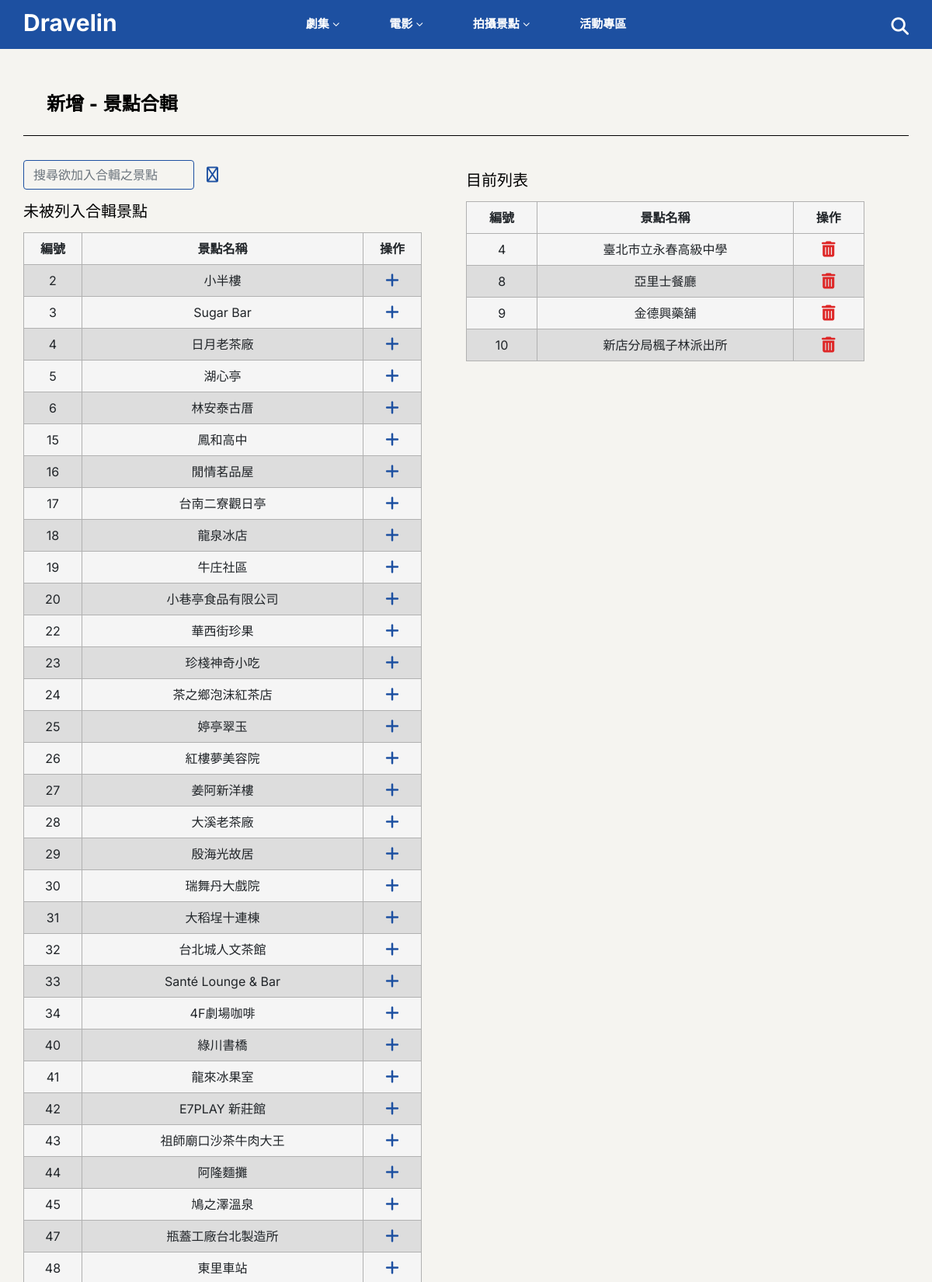
Page /collspot.php (upper part) on the committed database.
### tables this page shows
CREATE TABLE `spot` (
  `s_id` int NOT NULL,
  `s_name` varchar(20) NOT NULL,
  `s_intro` text NOT NULL,
  `s_info` varchar(300) NOT NULL,
  `s_pic` varchar(300) NOT NULL,
  `s_photo` varchar(300) NOT NULL,
  `s_add` varchar(300) NOT NULL,
  `lat_lon` text NOT NULL,
  `frame` varchar(500) NOT NULL
);

CREATE TABLE `hotspot` (
  `h_id` int NOT NULL,
  `s_id` int NOT NULL
);

### src/collspot.php (the view, shortened to what this page needs)
<!DOCTYPE html>
<html lang="zxx">
<head>
    <link rel="stylesheet" href="css/bootstrap.min.css" type="text/css">
    <link rel="stylesheet" href="css/font-awesome.min.css" type="text/css">
    <link rel="stylesheet" href="css/elegant-icons.css" type="text/css">
    <link rel="stylesheet" href="css/plyr.css" type="text/css">
    <link rel="stylesheet" href="css/nice-select.css" type="text/css">
    <link rel="stylesheet" href="css/owl.carousel.min.css" type="text/css">
    <link rel="stylesheet" href="css/slicknav.min.css" type="text/css">
    <link rel="stylesheet" href="css/style.css" type="text/css">
    <link rel="stylesheet" href="dec.css" type="text/css">
</head>
<body class="font_set">
    <header class="header">
        <div class="container">
            <div class="row">
                <div class="col-lg-2">
                    <div class="heading_logo">
                        <a href="./index.html">
                            Dravelin
                        </a>
                    </div>
                </div>
                <div class="col-lg-8">
                    <div class="header__nav">
                        <nav class="header__menu mobile-menu">
                            <ul>
                                <li><a href="#">劇集<span class="arrow_carrot-down"></span></a>
                                </li>
                                <li><a href="#">電影<span class="arrow_carrot-down"></span></a>
                                </li>
                                <li><a href="#">拍攝景點<span class="arrow_carrot-down"></span></a>
                                </li>
                                <li><a href="#">活動專區</a></li>
                            </ul>
                        </nav>
                    </div>
                </div>
                <div class="col-lg-2">
                    <div class="header__right">
                        <a href="#" class="search-switch"><i class="fa-solid fa-magnifying-glass fa-lg" style="color: #ffffff;"></i></a>
                    </div>
                </div>
            </div>
        </div>
    </header>
    <section class="product-page spad">
        <div class="container">
            <div>
                <div class="section_title line">
                    <h4>新增 - 景點合輯</h4>
                </div>
                <div style="display:grid;grid-template-columns:1fr 1fr">
                    <div>
                        <form class="form-inline my-2 my-lg-0" method="post">
                        <input class="form-control mr-sm-2 search" type="text" name="s_name" placeholder="搜尋欲加入合輯之景點" aria-label="Search"><br>
                        <input class="search-btn"  type="submit" name="Search" value="&#xf002;">
                        </form>
                            <?php
                            if (isset($_POST["Search"])) {
                                $link = @mysqli_connect('localhost', 'root', 'root', 'dravelin') or die("無法開啟資料庫連接");
                                $conditions = array();
                                if (!empty($_POST["s_name"])) {
                                    $s_name = "s_name LIKE '%" . mysqli_real_escape_string($link, $_POST["s_name"]) . "%'";
                                    $conditions[] = $s_name;
                                }
                                $sql = "SELECT s_id, s_name FROM spot";
                                if (!empty($conditions)) {
                                    $sql .= " WHERE " . implode(" AND ", $conditions);
                                }
                                $result = mysqli_query($link, $sql);
                                echo "<table class='hs-tb'>";
                                echo "<caption style='caption-side: top;color:#000;font-size:20px;'>搜尋結果</caption>";
                                echo "<tr><th>編號</th><th>景點名稱</th><th>操作</th></tr>";
                                while ($row = mysqli_fetch_assoc($result)) {
                                    echo "<tr>";
                                    echo "<td>{$row['s_id']}</td>";
                                    echo "<td>{$row['s_name']}</td>";
                                    echo "<td><a href='hotspot-add.php?s_id=" . $row['s_id'] . "'><i class='fa-solid fa-plus fa-lg' style='color: #1d50a1;'></i></a></td>";
                                    echo "</tr>";
                                }
                                echo "</table>";
                                mysqli_free_result($result);
                                mysqli_close($link);
                            }
                            else{
                                $link = @mysqli_connect('localhost', 'root', 'root', 'dravelin') or die("無法開啟資料庫連接");
                                $sql = "SELECT s_id, s_name FROM spot WHERE s_id NOT IN (SELECT s_id FROM hotspot) ORDER BY s_id;";
                                if ($result = mysqli_query($link, $sql)) {
                                    echo "<table>";
                                    echo "<caption style='caption-side: top;color:#000;font-size:20px;'>未被列入合輯景點</caption>";
                                    echo "<thead><tr><th>編號</th><th>景點名稱</th><th>操作</th></tr></thead>";
                                    echo "<tbody>";
                                    while ($row = mysqli_fetch_assoc($result)) {
                                        echo "<tr>";
                                        echo "<td>{$row['s_id']}</td>";
                                        echo "<td>{$row['s_name']}</td>";
                                        echo "<td><a href='hotspot-add.php?s_id=" . $row['s_id'] . "'><i class='fa-solid fa-plus fa-lg' style='color: #1d50a1;'></i></a></td>";
                                        echo "</tr>";
                                        }
                                        echo "</div>";
                                        }
                            }
                            ?>
                            </div>
                    <div>
                        <table>
                            <caption style="caption-side: top;color:#000;font-size:20px">目前列表</caption>
                                <tr>
                                    <th>編號</th>
                                    <th>景點名稱</th>
                                    <th>操作</th>
                                </tr>
                                <?php
                                    $link = @mysqli_connect('localhost', 'root', 'root', 'dravelin') or die("無法開啟資料庫連接");
                                    $sql = "SELECT hotspot.h_id, spot.s_id, spot.s_name FROM hotspot JOIN spot ON hotspot.s_id = spot.s_id ORDER BY hotspot.h_id;";
                                    if ($result = mysqli_query($link, $sql)) {
                                        while ($row = mysqli_fetch_assoc($result)) {
                                            echo "<tr>";
                                            echo "<td>{$row['h_id']}</td>";
                                            echo "<td>{$row['s_name']}</td>";
                                            echo "<td><a href='hotspot-del.php?h_id=" . $row['h_id'] . "'><i class='fa-solid fa-trash-can fa-lg' style='color: #de2626;'></i></a></td>";
                                            echo "</tr>";
                                        }
                                        echo "</div>";
                                    }
                                    ?>
                    </div>
                </div>
    </section>
</body>
</html>

### src/css/style.css (style rules this page uses)
html, body { height: 100%; font-family: "Mulish", sans-serif; -webkit-font-smoothing: antialiased; background: #f5f4f0; }
h1, h2, h3, h4, h5, h6 { margin: 0; color: #111111; font-weight: 400; font-family: "Mulish", sans-serif; }
h4 { font-size: 24px; }
ul, ol { padding: 0; margin: 0; }
.spad { padding-top: 60px; padding-bottom: 100px; min-height: 77%; }
.header { background: #1d50a1; }
.header__menu { text-align: center; }
.header__menu ul li { list-style: none; display: inline-block; position: relative; margin-right: 16px; }
.header__menu ul li:last-child { margin-right: 0; }
.header__menu ul li a { font-size: 15px; color: #fff; display: block; font-weight: 700; -webkit-transition: all, 0.5s; -o-transition: all, 0.5s; transition: all, 0.5s; padding: 20px; }
.header__menu ul li a span { position: relative; font-size: 17px; top: 2px; }
.header__right { text-align: right; padding: 20px 0 15px; }
.header__right a { display: inline-block; font-size: 18px; color: #ffffff; margin-right: 30px; }
.header__right a:last-child { margin-right: 0; }
.product-page { padding-top: 60px; }
@media only screen and (min-width: 1200px) { .container { max-width: 1170px; } }

### src/dec.css (style rules this page uses)
.font_set { font-family: Inter; }
.heading_logo,.heading_logo a { color: white; font-weight: bold; font-size: 30px; margin-top: 7px; }
.section_title,.section_title h4 { margin-bottom: 30px; color: #000; font-weight: bolder; line-height: 21px; text-transform: uppercase; padding-left: 15px; position: relative; }
.line { border-bottom: 1px solid; }
table { border-collapse: collapse; width: 100%; }
td, th { border: 1px solid #B1B1B1; text-align: left; padding: 8px; text-align: center; }
tr:nth-child(even) { background-color: #dddddd; }
tr th,tr:nth-child(odd) { background-color: #f5f5f5; }
.search { max-width: 220px; background-color: #D9D9D9; border-color: #1d50a1; font-family: Inter; }
.search-btn { width: 30px; height:40px; font-family: 'Font Awesome 5 Free'; color:#1d50a1; background-color: transparent; border-color: transparent; font-size: 20px; }
.form-control { border-color: #1d50a1; background-color: #F5F4F0; width:500px; }

### src/collspot.php (style rules this page uses)
table { border-collapse: collapse; width: 90%; }
td, th { border: 1px solid #B1B1B1; text-align: left; padding: 8px; text-align: center; }
tr:nth-child(odd) { background-color: #dddddd; }
tr th,tr:nth-child(even) { background-color: #f5f5f5; }

### rows in the picture
spot: s_id "2", s_name "小半樓"
spot: s_id "3", s_name "Sugar Bar"
spot: s_id "4", s_name "日月老茶廠"
spot: s_id "5", s_name "湖心亭"
spot: s_id "6", s_name "林安泰古厝"
spot: s_id "15", s_name "鳳和高中"
spot: s_id "16", s_name "閒情茗品屋"
spot: s_id "17", s_name "台南二寮觀日亭"
spot: s_id "18", s_name "龍泉冰店"
spot: s_id "19", s_name "牛庄社區"
spot: s_id "20", s_name "小巷亭食品有限公司"
spot: s_id "22", s_name "華西街珍果"
spot: s_id "23", s_name "珍棧神奇小吃"
spot: s_id "24", s_name "茶之鄉泡沫紅茶店"
spot: s_id "25", s_name "婷亭翠玉"
spot: s_id "26", s_name "紅樓夢美容院"
spot: s_id "27", s_name "姜阿新洋樓"
spot: s_id "28", s_name "大溪老茶廠"
spot: s_id "29", s_name "殷海光故居"
spot: s_id "30", s_name "瑞舞丹大戲院"
spot: s_id "31", s_name "大稻埕十連棟"
spot: s_id "32", s_name "台北城人文茶館"
spot: s_id "33", s_name "Santé Lounge & Bar"
spot: s_id "34", s_name "4F劇場咖啡"
spot: s_id "40", s_name "綠川書橋"
spot: s_id "41", s_name "龍來冰果室"
spot: s_id "42", s_name "E7PLAY 新莊館"
spot: s_id "43", s_name "祖師廟口沙茶牛肉大王"
spot: s_id "44", s_name "阿隆麵攤"
spot: s_id "45", s_name "鳩之澤溫泉"
spot: s_id "47", s_name "瓶蓋工廠台北製造所"
spot: s_id "48", s_name "東里車站"
hotspot: h_id "4", s.s_name "臺北市立永春高級中學"
hotspot: h_id "8", s.s_name "亞里士餐廳"
hotspot: h_id "9", s.s_name "金德興藥舖"
hotspot: h_id "10", s.s_name "新店分局楓子林派出所"
